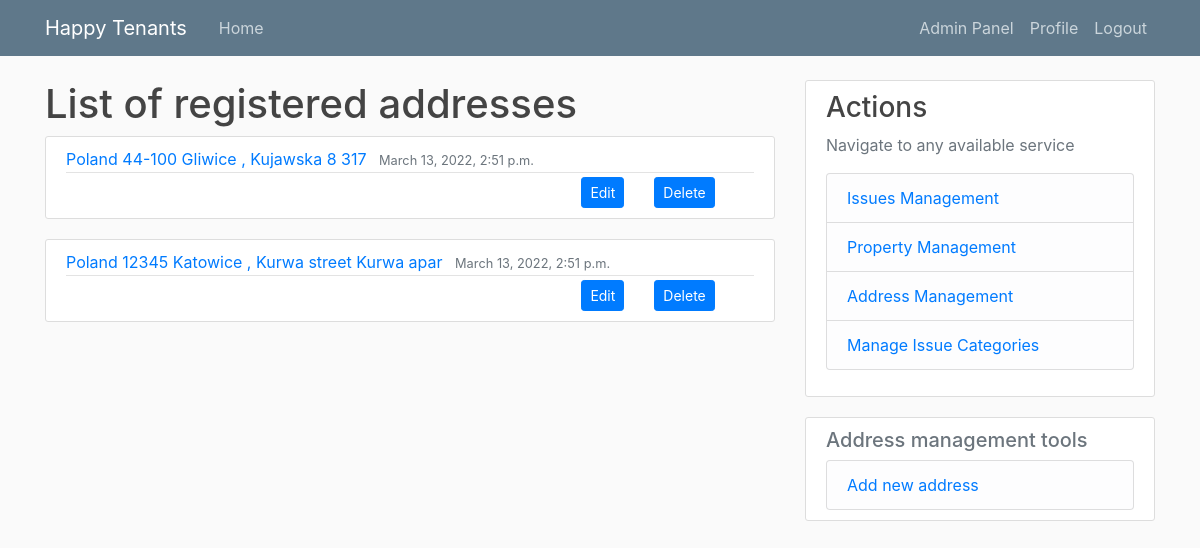
/addresses/ (signed in), run on the app's committed database.
### tenant_mgmt/models.py (models this page shows, shortened)
class Address(models.Model):
    street = models.CharField(max_length=50, null=False)
    apartment = models.CharField(max_length=10, null=False)
    city = models.CharField(max_length=50, null=False)
    zipCode = models.CharField(max_length=15, null=False)
    country = models.CharField(max_length=50, null=False)
    dateAdded = models.DateTimeField(auto_now_add=True)
    def __str__(self) -> str:
        return f'{self.country} {self.zipCode} {self.city} , {self.street} {self.apartment}'

### tenant_mgmt/views.py (the view)
# urls.py: path('addresses/', AddressListView.as_view(), name='addresses'),
@method_decorator([login_required, manager_requred], name='dispatch')
class AddressListView(ListView):
    model = Address
    template_name = 'tnt_mgmt/address/list.html'
    context_object_name = 'addresses'

### tenant_mgmt/templatetags/extra_filters.py (called while the page is built)
@register.filter(name='has_groups')
def has_groups(user, group_names):
    groups = list(group_names.split('|'))
    userGroups = user.groups.all()
    for groupName in groups:
        group = Group.objects.get(name=groupName)
        if group in userGroups:
            return True
    return False

@register.filter(name='is_active')
def is_active(user):
    return len(user.groups.all()) > 0

### tenant_mgmt/templates/tnt_mgmt/address/list.html (shortened to what this page needs)
{% extends "./base.html" %} {% block content %}
<h1>List of registered addresses</h1>
{% for address in addresses %}
<article class="media content-section">
  <div class="media-body">
    <div class="article-metadata">
      <a class="mr-2" href="{% url 'addressDetails' address.id %}">{{ address }}</a>
      <small class="text-muted">{{ address.dateAdded }}</small>
    </div>
    <div class="container">
      <div class="row">
        <div class="col">
        </div>
        <div class="col-md-auto">
            <a class="btn btn-primary btn-sm" href="{% url 'addressEdit' address.id %}" role="button">Edit</a>
        </div>
        <div class="col col-lg-2">
          <a class="btn btn-primary btn-sm" href="{% url 'addressDelete' address.id %}" role="button">Delete</a>
        </div>
      </div>
    </div>
  </div>
</article>
{% empty %}
<small>Empty</small>
{% endfor %} {% endblock content %}

### tenant_mgmt/static/tnt_mgmt/base.css (style rules this page uses)
body { background: #fafafa; color: #333333; margin-top: 5rem; }
h1, h2, h3, h4, h5, h6 { color: #444444; }
.content-section { background: #ffffff; padding: 10px 20px; border: 1px solid #dddddd; border-radius: 3px; margin-bottom: 20px; }
.article-metadata { padding-bottom: 1px; margin-bottom: 4px; border-bottom: 1px solid #e3e3e3 }

### data on the page
Address: country+zipCode+city "Poland 44-100 Gliwice , Kujawska 8 317", dateAdded "March 13, 2022, 2:51 p.m."
Address: country+zipCode+city "Poland 12345 Katowice , Kurwa street Kurwa apar", dateAdded "March 13, 2022, 2:51 p.m."
